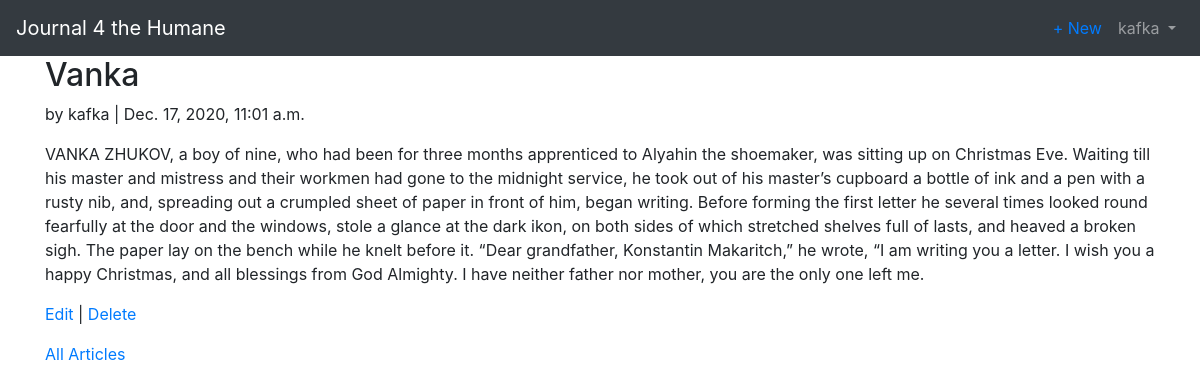
/articles/2/detail/ (signed in), run on the app's committed database.
### users/models.py (models this page shows)
class CustomUser(AbstractUser):
    age = models.PositiveIntegerField(null=True, blank=True)

### articles/models.py (models this page shows, shortened)
class Article(models.Model):
    title = models.CharField(max_length=255)
    body = models.TextField()
    date = models.DateTimeField(auto_now_add=True)
    author = models.ForeignKey(
        get_user_model(),
        on_delete=models.CASCADE,
    )

### articles/views.py (the view)
# urls.py: path('<int:pk>/detail/', ArticleDetailView.as_view(), name='article_detail'),
class ArticleDetailView(LoginRequiredMixin, DetailView):
    model = Article
    template_name = 'article_detail.html'
    login_url = 'login'

### templates/article_detail.html
{% extends 'base.html' %}
{% block content %}
<div class="article-entry">
    <h2> {{ object.title }}</h2>
    <p>by {{ object.author }} | {{ object.date }}</p>
    <p>{{ object.body }}</p>
</div>
<p><a href="{% url 'article_edit' article.pk %}">Edit</a> |
<a href="{% url 'article_delete' article.pk %}">Delete</a></p>
<p><a href="{% url 'article_list' %}">All Articles</a></p>
{% endblock content %}

### templates/base.html (shortened to what this page needs)
<!DOCTYPE html>
<html lang="en">
<head>
  <link rel="stylesheet" href="https://stackpath.bootstrapcdn.com/bootstrap/4.5.0/css/bootstrap.min.css">
</head>
<body>
  <nav class="navbar navbar-expand-lg navbar-dark bg-dark">
    <a class="navbar-brand" href="{% url 'home' %}">Journal 4 the Humane</a>
    <div class="collapse navbar-collapse" id="navbarSupportedContent">
      {% if user.is_authenticated %}
        <ul class="navbar-nav ml-auto">
          <li class="nav-link"><a href="{% url 'article_create' %}">+ New</a></li>
          <li class="nav-item">
            <a class="nav-link dropdown-toggle" href="#" id="navbarDropdown" role="button" data-toggle="dropdown" aria-haspopup="true" aria-expanded="false">
              {{ user.username }}
            </a>
          </li>
        </ul>
      {% endif %}
    </div>
  </nav>
  <main>
    <div class="container">
      {% block content %}
      {% endblock content %}
    </div>
  </main>
</body>
</html>

### data on the page
CustomUser: username "kafka"
Article: title "Vanka", author "kafka", date "Dec. 17, 2020, 11:01 a.m.", body "VANKA ZHUKOV, a boy of nine, who had been for three months apprenticed to Alyahin the shoemaker, was sitting up on Christmas Eve. Waiting till his master and mistress and their workmen had gone to the midnight service, he took out of his master’s cupboard a bottle of ink and a pen with a rusty nib, and, spreading out a crumpled sheet of paper in front of him, began writing. Before forming the first letter he several times looked round fearfully at the door and the windows, stole a glance at the dark ikon, on both sides of which stretched shelves full of lasts, and heaved a broken sigh. The paper lay on the bench while he knelt before it. “Dear grandfather, Konstantin Makaritch,” he wrote,…"
